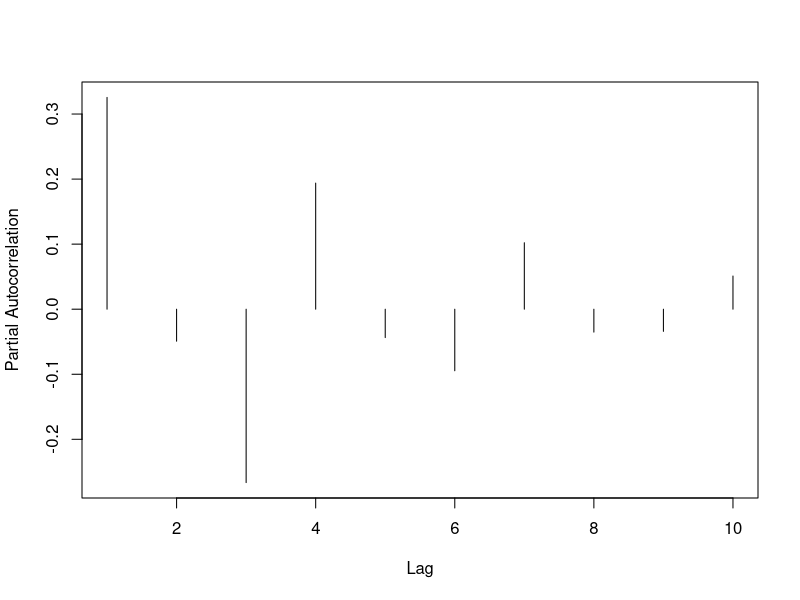
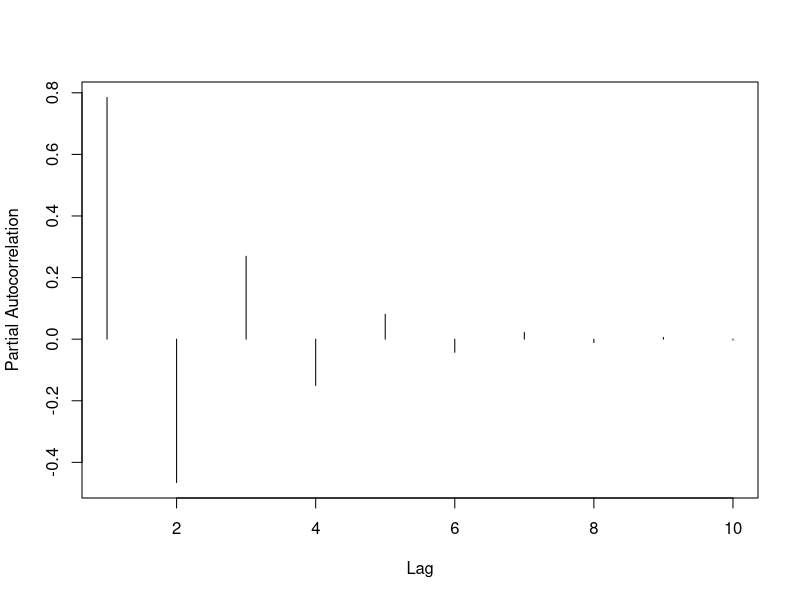

These charts were generated, in order, by the following R code:
## ---- chunk 1
knitr::opts_knit$set(root.dir = 'C:/Users/neide/Documents/GitHub/BEwebinar/Data')
## ---- chunk 2
polymult <- function(a,b) {
bb <- c(b,rep(0,length(a)-1))
B <- toeplitz(bb)
B[lower.tri(B)] <- 0
aa <- rev(c(a,rep(0,length(b)-1)))
prod <- B %*% matrix(aa,length(aa),1)
return(rev(prod[,1]))
}

ARMAauto <- function(phi,theta,maxlag)
{
	p <- length(phi)
	q <- length(theta)
	gamMA <- polymult(c(1,theta),rev(c(1,theta)))
	gamMA <- gamMA[(q+1):(2*q+1)]
	if (p > 0) 
	{
		Amat <- matrix(0,nrow=(p+1),ncol=(2*p+1))
		for(i in 1:(p+1))
		{
			Amat[i,i:(i+p)] <- c(-1*rev(phi),1)
		}
		Amat <- cbind(Amat[,(p+1)],as.matrix(Amat[,(p+2):(2*p+1)]) +
			t(matrix(apply(t(matrix(Amat[,1:p],p+1,p)),2,rev),p,p+1)))
		Bmat <- matrix(0,nrow=(q+1),ncol=(p+q+1))
		for(i in 1:(q+1))
		{
			Bmat[i,i:(i+p)] <- c(-1*rev(phi),1)
		}
		Bmat <- t(matrix(apply(t(Bmat),2,rev),p+q+1,q+1))
		Bmat <- matrix(apply(Bmat,2,rev),q+1,p+q+1)
		Bmat <- Bmat[,1:(q+1)]
		Binv <- solve(Bmat)
		gamMix <- Binv %*% gamMA
		if (p <= q) { gamMix <- matrix(gamMix[1:(p+1),],p+1,1) 
			} else gamMix <- matrix(c(gamMix,rep(0,(p-q))),p+1,1)
		gamARMA <- solve(Amat) %*% gamMix 
	} else gamARMA <- gamMA[1]

	gamMA <- as.vector(gamMA)
	if (maxlag <= q) gamMA <- gamMA[1:(maxlag+1)] else gamMA <- c(gamMA,rep(0,(maxlag-q)))
	gamARMA <- as.vector(gamARMA)
	if (maxlag <= p) gamARMA <- gamARMA[1:(maxlag+1)] else {
	for(k in 1:(maxlag-p))
	{
		len <- length(gamARMA)
		acf <- gamMA[p+1+k]
		if (p > 0) acf <- acf + sum(phi*rev(gamARMA[(len-p+1):len]))
		gamARMA <- c(gamARMA,acf)
	} }
	return(gamARMA)
}

armapq.pacf <- function(ar.coefs,ma.coefs,max.lag)
{
	gamma <- ARMAauto(ar.coefs,ma.coefs,max.lag)
	kappa <- NULL
	for(k in 1:max.lag)
	{
		new.kappa <- solve(toeplitz(gamma[1:k]),gamma[2:(k+1)])[k]		
		kappa <- c(kappa,new.kappa)
	}
	return(kappa)
}

# MA(3) process
ma.coefs <- c(.4,.2,-.3)
kappa <- armapq.pacf(NULL,ma.coefs,10)
plot(ts(kappa,start=1),xlab="Lag",ylab="Partial Autocorrelation",
     ylim=c(min(kappa),max(kappa)),type="h")
## ---- chunk 3
# Example 5.5.7
phi1 <- .5
theta1 <- 5/6
theta2 <- 1/6
kappa <- armapq.pacf(phi1,c(theta1,theta2),10)
plot(ts(kappa,start=1),xlab="Lag",ylab="Partial Autocorrelation",
     ylim=c(min(kappa),max(kappa)),type="h")
